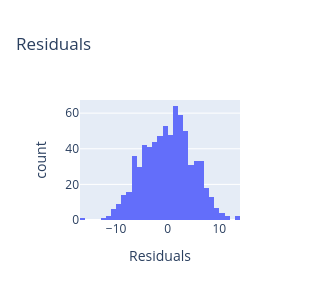
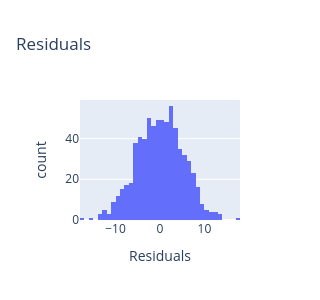
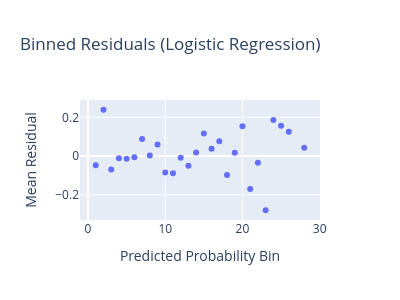

These figures' notebook cell, in order:
### Markdown cell above
### Supplementary: Controlling for initial state & topic complexity

### Code cell
# Read in and filter data
df = df_rw_clinical.merge(
    df_rw_pids.groupby('pid')[['cognitive_layer_score','n_user_messages']].sum().reset_index(),on='pid',how='inner'
)

mask = (df['access_time_days']>=14)
n_exclude = df.loc[~mask,'pid'].nunique()
df = df.loc[mask,].copy().reset_index(drop=True)

df['z_cl'] = zscore(np.sqrt(df['cognitive_layer_score']))
df['z_n_user_messages'] = zscore(df['n_user_messages']**2)

# ------------------------------------------------------------------------------------------------------------------------------------
# Model
# ------------------------------------------------------------------------------------------------------------------------------------

control_vars = [
    'n_words_first_message',
    'n_sentences_first_message',
    'mean_words_per_message',
    'mean_sentences_per_message',
    'dictionary_complexity',
    'embedding_entropy',
    'sentiment_polarity',
    'topic'
]

control_var_string = ' + '.join(control_vars)
control_var_string = control_var_string.replace('topic','C(topic)')

# Symptom reduction
for outcome in ['gad7_delta','phq9_delta']:

    print_title(outcome)

    model = smf.ols(f'{outcome} ~ z_cl + z_n_user_messages +gad7_start + phq9_start + {control_var_string}', data=df).fit()
    print(model.summary())
    print(f"β = {model.params['z_cl']:.2f}, 95% CI = [{model.conf_int().loc['z_cl',0]:.2f}, {model.conf_int().loc['z_cl',1]:.2f}], P = {readable_pvalue(model.pvalues['z_cl'])}")
    display_residuals(model)

# Recovery rate
model_df = df.copy()
model_df['recovery'] = model_df['recovery'].astype(int)

model = smf.logit(f"recovery ~ z_cl + z_n_user_messages + gad7_start + phq9_start + {control_var_string}", data=model_df).fit()
print(model.summary())
print(f"β = {model.params['z_cl']:.2f}, 95% CI = [{model.conf_int().loc['z_cl',0]:.2f}, {model.conf_int().loc['z_cl',1]:.2f}], P = {readable_pvalue(model.pvalues['z_cl'])}")
odds_ratio = np.exp(model.params['z_cl'])
ci_lower = np.exp(model.conf_int().loc['z_cl', 0])
ci_upper = np.exp(model.conf_int().loc['z_cl', 1])
print(f"OR = {odds_ratio:.2f}, 95% CI = [{ci_lower:.2f}, {ci_upper:.2f}]")

display_residuals(model,'logistic')

### Figure 1 — Plotly figure (JSON) as saved in the notebook; plotly's stock layout.template omitted (floating-point values rounded to 4 significant figures; data arrays with more than 128 entries replaced by an {"elided": "..."} marker saying what was removed)
{"data": [{"bingroup": "x", "hovertemplate": "variable=0<br>value=%{x}<br>count=%{y}<extra></extra>", "legendgroup": "0", "marker": {"color": "#636efa", "pattern": {"shape": ""}}, "name": "0", "orientation": "v", "showlegend": true, "type": "histogram", "x": {"elided": "706 float values"}, "xaxis": "x", "yaxis": "y"}], "layout": {"barmode": "relative", "height": 300, "legend": {"title": {"text": "variable"}, "tracegroupgap": 0}, "showlegend": false, "title": {"text": "Residuals"}, "width": 300, "xaxis": {"anchor": "y", "domain": [0, 1], "title": {"text": "Residuals"}}, "yaxis": {"anchor": "x", "domain": [0, 1], "title": {"text": "count"}}}}

### Figure 2 — Plotly figure (JSON) as saved in the notebook; plotly's stock layout.template omitted (floating-point values rounded to 4 significant figures; data arrays with more than 128 entries replaced by an {"elided": "..."} marker saying what was removed)
{"data": [{"bingroup": "x", "hovertemplate": "variable=0<br>value=%{x}<br>count=%{y}<extra></extra>", "legendgroup": "0", "marker": {"color": "#636efa", "pattern": {"shape": ""}}, "name": "0", "orientation": "v", "showlegend": true, "type": "histogram", "x": {"elided": "706 float values"}, "xaxis": "x", "yaxis": "y"}], "layout": {"barmode": "relative", "height": 300, "legend": {"title": {"text": "variable"}, "tracegroupgap": 0}, "showlegend": false, "title": {"text": "Residuals"}, "width": 300, "xaxis": {"anchor": "y", "domain": [0, 1], "title": {"text": "Residuals"}}, "yaxis": {"anchor": "x", "domain": [0, 1], "title": {"text": "count"}}}}

### Figure 3 — Plotly figure (JSON) as saved in the notebook; plotly's stock layout.template omitted (floating-point values rounded to 4 significant figures)
{"data": [{"customdata": [[0.048, 4.0], [0.09423, 6.0], [0.1176, 21.0], [0.1548, 28.0], [0.1815, 42.0], [0.2163, 43.0], [0.2524, 47.0], [0.2836, 49.0], [0.3131, 43.0], [0.3501, 53.0], [0.3865, 47.0], [0.4137, 42.0], [0.4507, 45.0], [0.4819, 38.0], [0.5126, 35.0], [0.5475, 41.0], [0.5815, 35.0], [0.6188, 25.0], [0.6494, 12.0], [0.6798, 18.0], [0.7094, 13.0], [0.7498, 7.0], [0.7805, 6.0], [0.8136, 1.0], [0.8432, 2.0], [0.8751, 2.0], [0.9569, 1.0]], "hovertemplate": "Predicted Probability Bin=%{x}<br>Mean Residual=%{y}<br>mean_pred_prob=%{customdata[0]}<br>count=%{customdata[1]}<extra></extra>", "legendgroup": "", "marker": {"color": "#636efa", "symbol": "circle"}, "mode": "markers", "name": "", "orientation": "v", "showlegend": false, "type": "scatter", "x": [1, 2, 3, 4, 5, 6, 7, 8, 9, 10, 11, 12, 13, 14, 15, 16, 17, 18, 19, 20, 21, 22, 23, 24, 25, 26, 28], "xaxis": "x", "y": [-0.048, 0.2391, -0.06999, -0.0119, -0.01483, -0.006963, 0.08798, 0.002104, 0.05898, -0.08591, -0.08858, -0.008958, -0.05074, 0.01807, 0.116, 0.03782, 0.07568, -0.09884, 0.01724, 0.1535, -0.1709, -0.0355, -0.2805, 0.1864, 0.1568, 0.1249, 0.04311], "yaxis": "y"}], "layout": {"height": 300, "legend": {"tracegroupgap": 0}, "showlegend": false, "title": {"text": "Binned Residuals (Logistic Regression)"}, "width": 400, "xaxis": {"anchor": "y", "domain": [0, 1], "title": {"text": "Predicted Probability Bin"}}, "yaxis": {"anchor": "x", "domain": [0, 1], "title": {"text": "Mean Residual"}}}}
